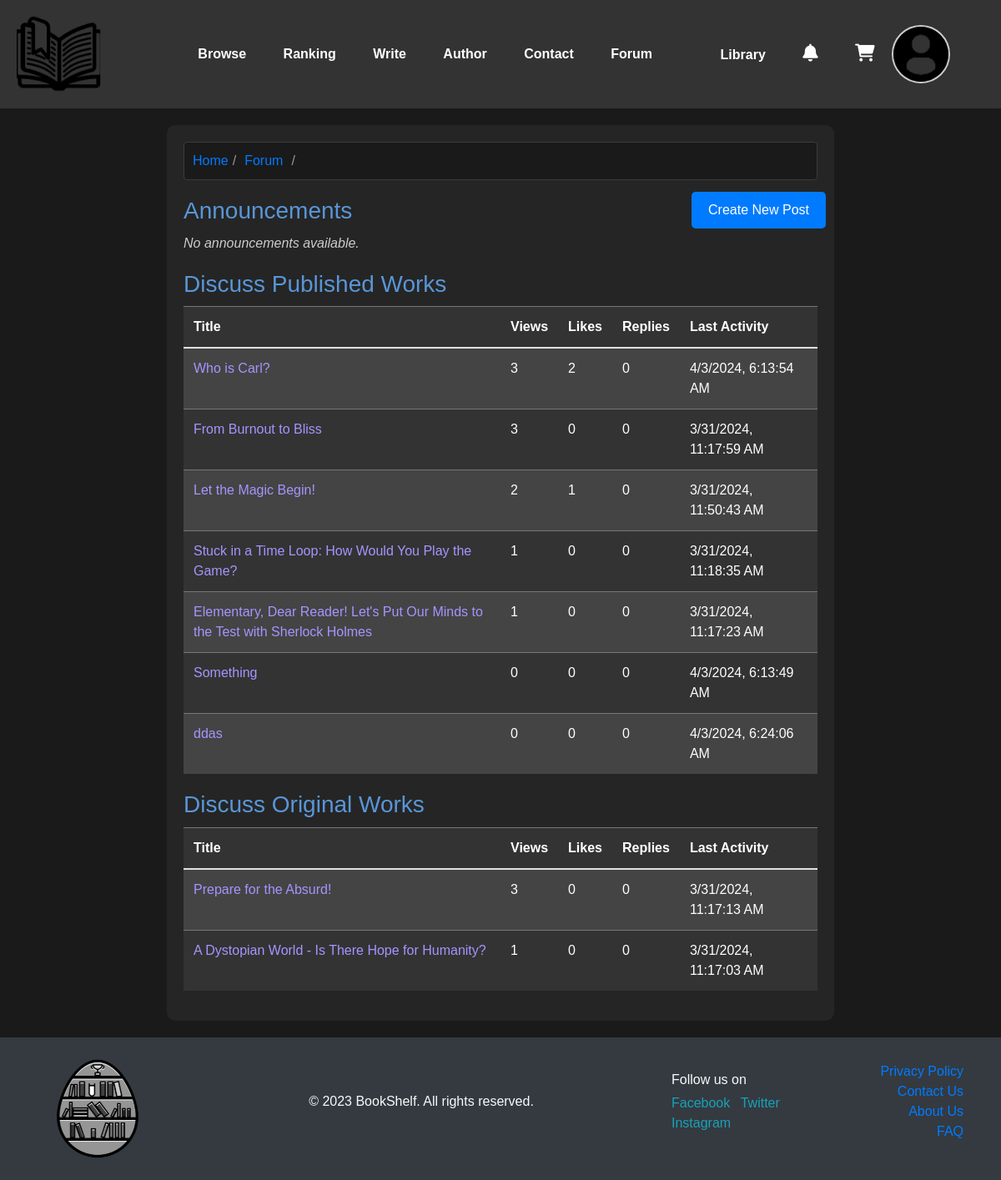
The app's page /books/forum/ with its own data.
### books/models.py (models this page shows, shortened)
class Post(models.Model):
    book = models.ForeignKey(Books, on_delete=models.CASCADE)
    author = models.ForeignKey(User, on_delete=models.SET_NULL, null=True)
    title = models.CharField(max_length=200)
    content = models.TextField()
    likes = models.PositiveIntegerField(default=0)
    views = models.PositiveIntegerField(default=0)
    replies = models.PositiveIntegerField(default=0)
    last_activity = models.DateTimeField(auto_now=True)

### books/views.py (the view, shortened to what this page needs)
# urls.py: path('forum/', views.forum, name='forum'),
def forum(request):
    context={}
    books=Books.objects.all()
    o_posts=Post.objects.filter(book__isOriginal=True)
    p_posts=Post.objects.filter(book__isOriginal=False)
    context['books']=books
    context['p_posts']=p_posts
    context['o_posts']=o_posts
    return render(request,'books/forum.html',context)

### books/templates/books/forum.html (shortened to what this page needs)
{% extends 'user/home.html' %}
{% load static %}
{% block content %}
    <div class="container2">
        <div class="breadcrumb">
            <a href="/">Home</a> /
            <a href="">Forum</a>
        </div>
        <button class="create-post-btn" onclick="openModal()">Create New Post</button>
        <div class="forum-section">
            <h3>Announcements</h3>
            {% for post in announcements %}
                <div class="forum-post">
                    <h3>{{ post.title }}</h3>
                    <p>{{ post.content }}</p>
                </div>
            {% empty %}
                <p class="no-posts">No announcements available.</p>
            {% endfor %}
        </div>
        <div class="forum-section">
            <h3>Discuss Published Works</h3>
            {% if p_posts %}
                <table class="table table-striped">
                    <thead>
                        <tr>
                            <th>Title</th>
                            <th>Views</th>
                            <th>Likes</th>
                            <th>Replies</th>
                            <th>Last Activity</th>
                        </tr>
                    </thead>
                    <tbody>
                        {% for post in p_posts %}
                            <tr>
                                <td class="title-column" colspan="1"><a class="link" href="post/{{post.pk}}">{{ post.title }}</a></td>
                                <td>{{ post.views }}</td>
                                <td>{{ post.likes }}</td>
                                <td>{{ post.replies }}</td>
                                <td class="last-activity">{{ post.last_activity|date:"U" }}</td>
                            </tr>
                        {% endfor %}
                    </tbody>
                </table>
            {% else %}
                <p class="no-posts">No posts available for published books.</p>
            {% endif %}
        </div>
        <div class="forum-section">
            <h3>Discuss Original Works</h3>
            {% if o_posts %}
                <table class="table table-striped">
                    <thead>
                        <tr>
                            <th>Title</th>
                            <th>Views</th>
                            <th>Likes</th>
                            <th>Replies</th>
                            <th>Last Activity</th>
                        </tr>
                    </thead>
                    <tbody>
                        {% for post in o_posts %}
                            <tr>
                                <td class="title-column" colspan="1"><a class="link" href="post/{{post.pk}}">{{ post.title }}</a></td>
                                <td>{{ post.views }}</td>
                                <td>{{ post.likes }}</td>
                                <td>{{ post.replies }}</td>
                                <td class="last-activity">{{ post.last_activity|date:"U" }}</td>
                            </tr>
                        {% endfor %}
                    </tbody>
                </table>
            {% else %}
                <p class="no-posts">No posts available for published books.</p>
            {% endif %}
        </div>
    </div>
{% endblock content %}

### books/templates/books/forum.html (style rules this page uses)
.container2 { position: relative; margin: 25vh; margin-top: 20px; margin-bottom: 20px; padding: 20px; background-color: #252525; border-radius: 10px; }
.breadcrumb a { color: #007bff; text-decoration: none; }
.create-post-btn { position: absolute; top: 10vh; right: 10px; background-color: #007bff; color: #fff; border: none; border-radius: 5px; padding: 10px 20px; cursor: pointer; }
.forum-section { margin-top: 20px; width: 100%; }
.forum-section h3 { color: #5996d7; margin-bottom: 10px; }
.no-posts { color: #ccc; font-style: italic; }
.table { color: #fff; }
.table th, .table td { border-color: #777; }
.table thead th { background-color: #333; }
.table-striped tbody tr:nth-of-type(odd) { background-color: #444; }
.table-striped tbody tr:nth-of-type(even) { background-color: #333; }
.title-column { width: 50%; }
.breadcrumb { border: 0.001em solid #3b3b3b; }
a.link { color: #a794ff; text-decoration: none; transition: color 0.3s; }

### records on screen
Post: title "Who is Carl?", views "3", likes "2", replies "0"
Post: title "From Burnout to Bliss", views "3", likes "0", replies "0"
Post: title "Let the Magic Begin!", views "2", likes "1", replies "0"
Post: title "Stuck in a Time Loop: How Would You Play the Game?", views "1", likes "0", replies "0"
Post: title "Elementary, Dear Reader! Let's Put Our Minds to the Test with Sherlock Holmes", views "1", likes "0", replies "0"
Post: title "Something", views "0", likes "0", replies "0"
Post: title "ddas", views "0", likes "0", replies "0"
Post: title "Prepare for the Absurd!", views "3", likes "0", replies "0"
Post: title "A Dystopian World - Is There Hope for Humanity?", views "1", likes "0", replies "0"
